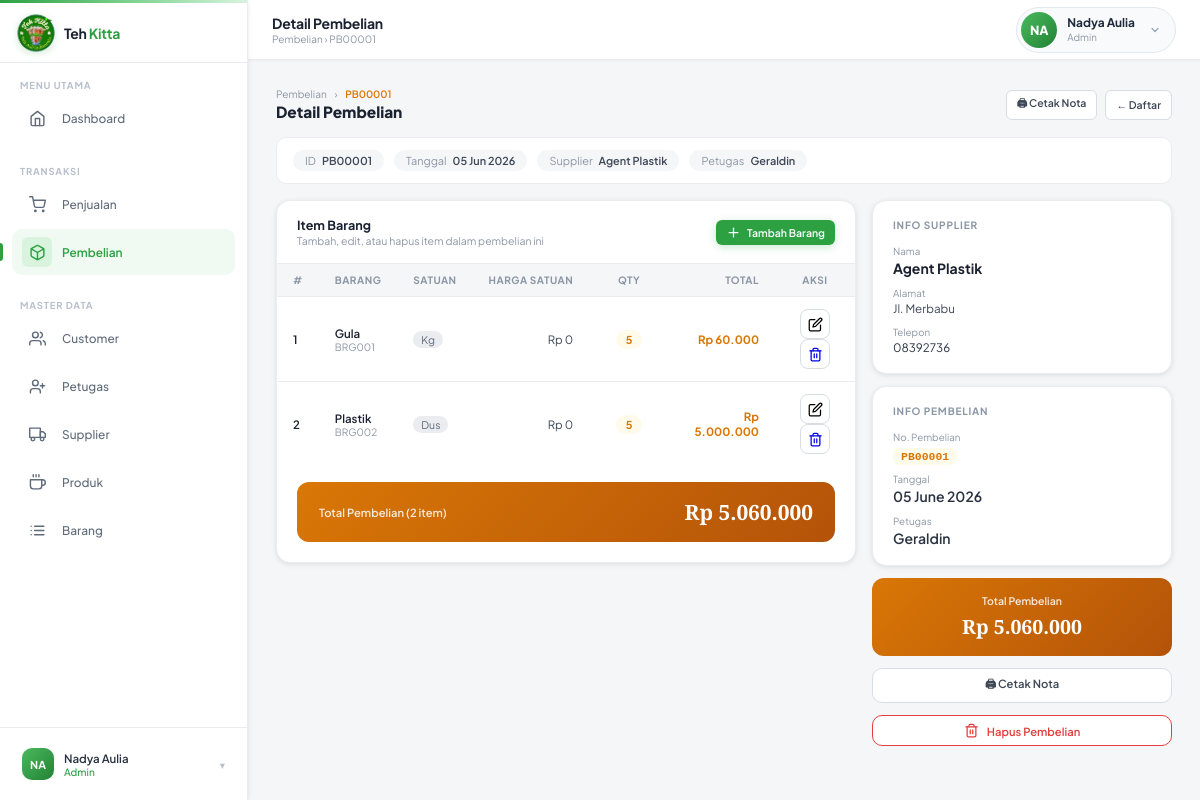
Page /pembelian/detail.php?id=PB00001 (signed in) on the committed database.
### tables this page shows
CREATE TABLE `pembelian` (
  `id_pembelian` varchar(10) NOT NULL,
  `id_supplier` varchar(10) NOT NULL,
  `id_petugas` varchar(10) NOT NULL,
  `tanggal` date DEFAULT NULL,
  `sub_total` decimal(15,2) DEFAULT NULL
);

CREATE TABLE `supplier` (
  `id_supplier` varchar(10) NOT NULL,
  `nama_supplier` varchar(20) NOT NULL,
  `alamat` varchar(50) DEFAULT NULL,
  `no_telepon` varchar(15) DEFAULT NULL
);

CREATE TABLE `petugas` (
  `id_petugas` varchar(10) NOT NULL,
  `nama_petugas` varchar(20) DEFAULT NULL
);

CREATE TABLE `detail_pembelian` (
  `id_pembelian` varchar(10) NOT NULL,
  `id_barang` varchar(10) NOT NULL,
  `qty` int(11) DEFAULT NULL,
  `harga_total` decimal(15,2) DEFAULT NULL
);

CREATE TABLE `barang` (
  `id_barang` varchar(10) NOT NULL,
  `nama_barang` varchar(20) NOT NULL,
  `satuan` varchar(10) DEFAULT NULL,
  `harga_satuan` decimal(15,0) NOT NULL
);

### pembelian/detail.php (the view, shortened to what this page needs)
<?php
require_once '../koneksi.php';
$id = mysqli_real_escape_string($koneksi, $_GET['id'] ?? '');
$pembelian = mysqli_fetch_assoc(mysqli_query($koneksi, "
    SELECT p.*, s.nama_supplier, s.alamat, s.no_telepon, pt.nama_petugas
    FROM pembelian p
    LEFT JOIN supplier s  ON p.id_supplier = s.id_supplier
    LEFT JOIN petugas  pt ON p.id_petugas  = pt.id_petugas
    WHERE p.id_pembelian = '$id'
"));
$details = mysqli_query($koneksi, "
    SELECT dp.*, b.nama_barang, b.satuan, b.harga_satuan
    FROM detail_pembelian dp
    LEFT JOIN barang b ON dp.id_barang = b.id_barang
    WHERE dp.id_pembelian = '$id'
    ORDER BY b.nama_barang
");
include '../layouts/header.php';
?>
<div class="page-content active">
  <div style="display:flex;align-items:center;justify-content:space-between;margin-bottom:16px;flex-wrap:wrap;gap:10px;">
    <div>
      <div style="font-size:.72rem;color:var(--gray-400);margin-bottom:2px;">
        <a href="index.php" style="text-decoration:none;color:var(--gray-400);">Pembelian</a>
        <span style="margin:0 6px;">›</span>
        <span style="color:var(--warning);font-weight:600;"><?= htmlspecialchars($id) ?></span>
      </div>
      <h2 style="font-size:1.1rem;font-weight:800;color:var(--gray-800);">Detail Pembelian</h2>
    </div>
    <div style="display:flex;gap:8px;flex-wrap:wrap;">
      <a href="../laporan/cetak_pembelian.php?id=<?= $id ?>" target="_blank"
         class="btn btn-outline btn-sm" style="text-decoration:none;">🖨 Cetak Nota</a>
      <a href="index.php" class="btn btn-outline btn-sm" style="text-decoration:none;">← Daftar</a>
    </div>
  </div>
  <div class="info-bar">
    <div class="info-chip"><span class="label">ID</span><?= htmlspecialchars($id) ?></div>
    <div class="info-chip"><span class="label">Tanggal</span><?= date('d M Y', strtotime($pembelian['tanggal'])) ?></div>
    <div class="info-chip"><span class="label">Supplier</span><?= htmlspecialchars($pembelian['nama_supplier'] ?? '-') ?></div>
    <div class="info-chip"><span class="label">Petugas</span><?= htmlspecialchars($pembelian['nama_petugas'] ?? '-') ?></div>
  </div>
  <div style="display:grid;grid-template-columns:1fr 300px;gap:16px;align-items:start;">
    <div class="card">
      <div class="card-header">
        <div>
          <div class="card-title">Item Barang</div>
          <div class="card-subtitle">Tambah, edit, atau hapus item dalam pembelian ini</div>
        </div>
        <button onclick="openModal('modalTambah')" class="btn btn-primary btn-sm">
          <svg viewBox="0 0 24 24" fill="none" stroke="currentColor" stroke-width="2" stroke-linecap="round" stroke-linejoin="round" width="15" height="15"><line x1="12" y1="5" x2="12" y2="19"/><line x1="5" y1="12" x2="19" y2="12"/></svg> Tambah Barang
        </button>
      </div>
      <div class="table-wrap">
        <table>
          <thead>
            <tr>
              <th>#</th>
              <th>Barang</th>
              <th>Satuan</th>
              <th style="text-align:right">Harga Satuan</th>
              <th style="text-align:center;width:80px">Qty</th>
              <th style="text-align:right">Total</th>
              <th style="text-align:center;width:80px">Aksi</th>
            </tr>
          </thead>
          <tbody id="detailTbody">
          <?php
          $no        = 1;
          $total_row = 0;
          while ($d = mysqli_fetch_assoc($details)):
            $total_row++;
          ?>
            <tr id="tr-<?= htmlspecialchars($d['id_barang']) ?>">
              <td><?= $no++ ?></td>
              <td>
                <div style="font-weight:600;color:var(--gray-800);"><?= htmlspecialchars($d['nama_barang']) ?></div>
                <div style="font-size:.72rem;color:var(--gray-400);"><?= htmlspecialchars($d['id_barang']) ?></div>
              </td>
              <td>
                <span style="background:var(--gray-100);color:var(--gray-500);padding:2px 8px;border-radius:var(--radius-full);font-size:.75rem;">
                  <?= htmlspecialchars($d['satuan'] ?? '-') ?>
                </span>
              </td>
              <td style="text-align:right;color:var(--gray-600);">
                Rp <?= number_format($d['harga_satuan'], 0, ',', '.') ?>
              </td>
              <td style="text-align:center;">
                <span class="badge-warning"><?= $d['qty'] ?></span>
              </td>
              <td style="text-align:right;font-weight:700;color:var(--warning);">
                Rp <?= number_format($d['harga_total'], 0, ',', '.') ?>
              </td>
              <td style="text-align:center;">
                <button
                  class="btn-icon edit"
                  title="Edit item"
                  onclick="openEdit(
                    '<?= htmlspecialchars($d['id_barang']) ?>',
                    '<?= htmlspecialchars($d['nama_barang']) ?>',
                    '<?= htmlspecialchars($d['satuan'] ?? '') ?>',
                    <?= (int)$d['qty'] ?>,
                    <?= number_format($d['harga_satuan'], 2, '.', '') ?>
                  )"
                ><svg viewBox="0 0 24 24" fill="none" stroke="currentColor" stroke-width="2" stroke-linecap="round" stroke-linejoin="round" width="15" height="15"><path d="M11 4H4a2 2 0 0 0-2 2v14a2 2 0 0 0 2 2h14a2 2 0 0 0 2-2v-7"/><path d="M18.5 2.5a2.12 2.12 0 0 1 3 3L12 15l-4 1 1-4 9.5-9.5z"/></svg></button>
                <a href="detail.php?id=<?= $id ?>&hapus=<?= $d['id_barang'] ?>"
                   class="btn-icon danger"
                   title="Hapus item"
                   onclick="return confirm('Hapus item <?= htmlspecialchars(addslashes($d['nama_barang'])) ?>?')"
                ></a>
              </td>
            </tr>
          <?php endwhile; ?>
          </tbody>
        </table>
      </div>
      <div style="padding:0 20px 20px;">
        <div class="total-bar">
          <div class="label">Total Pembelian (<?= $total_row ?> item)</div>
          <div class="amount" id="grandTotal">
            Rp <?= number_format($pembelian['sub_total'], 0, ',', '.') ?>
          </div>
        </div>
      </div>
    </div>
    <div style="display:flex;flex-direction:column;gap:12px;">
      <div class="card" style="padding:18px 20px;">
        <div style="font-size:.72rem;font-weight:700;color:var(--gray-400);text-transform:uppercase;letter-spacing:.8px;margin-bottom:14px;">Info Supplier</div>
        <div style="display:flex;flex-direction:column;gap:10px;">
          <div>
            <div style="font-size:.7rem;color:var(--gray-400);margin-bottom:2px;">Nama</div>
            <div style="font-weight:700;color:var(--gray-800);"><?= htmlspecialchars($pembelian['nama_supplier'] ?? '-') ?></div>
          </div>
          <?php if (!empty($pembelian['alamat'])): ?>
          <div>
            <div style="font-size:.7rem;color:var(--gray-400);margin-bottom:2px;">Alamat</div>
            <div style="font-size:.83rem;color:var(--gray-600);"><?= htmlspecialchars($pembelian['alamat']) ?></div>
          </div>
          <?php endif; ?>
          <?php if (!empty($pembelian['no_telepon'])): ?>
          <div>
            <div style="font-size:.7rem;color:var(--gray-400);margin-bottom:2px;">Telepon</div>
            <div style="font-size:.83rem;"><?= htmlspecialchars($pembelian['no_telepon']) ?></div>
          </div>
          <?php endif; ?>
        </div>
      </div>
      <div class="card" style="padding:18px 20px;">
        <div style="font-size:.72rem;font-weight:700;color:var(--gray-400);text-transform:uppercase;letter-spacing:.8px;margin-bottom:14px;">Info Pembelian</div>
        <div style="display:flex;flex-direction:column;gap:10px;">
          <div>
            <div style="font-size:.7rem;color:var(--gray-400);margin-bottom:2px;">No. Pembelian</div>
            <code style="font-size:.82rem;font-weight:700;color:var(--warning);background:#fffbeb;padding:2px 8px;border-radius:6px;"><?= $id ?></code>
          </div>
          <div>
            <div style="font-size:.7rem;color:var(--gray-400);margin-bottom:2px;">Tanggal</div>
            <div style="font-weight:600;"><?= date('d F Y', strtotime($pembelian['tanggal'])) ?></div>
          </div>
          <div>
            <div style="font-size:.7rem;color:var(--gray-400);margin-bottom:2px;">Petugas</div>
            <div style="font-weight:600;"><?= htmlspecialchars($pembelian['nama_petugas'] ?? '-') ?></div>
          </div>
        </div>
      </div>
      <div style="padding:16px 18px;background:linear-gradient(135deg,#d97706,#b45309);border-radius:12px;text-align:center;color:#fff;">
        <div style="font-size:.75rem;font-weight:600;opacity:.85;margin-bottom:6px;">Total Pembelian</div>
        <div style="font-size:1.4rem;font-weight:800;font-family:'Instrument Serif',serif;" id="sideTotal">
          Rp <?= number_format($pembelian['sub_total'], 0, ',', '.') ?>
        </div>
      </div>
      <a href="../laporan/cetak_pembelian.php?id=<?= $id ?>" target="_blank"
         class="btn btn-outline" style="text-decoration:none;display:flex;align-items:center;justify-content:center;gap:8px;">
        🖨 Cetak Nota
      </a>
      <a href="hapus.php?id=<?= $id ?>"
         class="btn btn-outline" style="text-decoration:none;display:flex;align-items:center;justify-content:center;gap:8px;color:var(--danger);border-color:var(--danger);"
         onclick="return confirm('Hapus seluruh pembelian <?= $id ?>? Semua item akan ikut terhapus.')">
        Hapus Pembelian
      </a>
    </div>
  </div>
</div>
<?php include '../layouts/footer.php'; ?>

### style.css (style rules this page uses)
:root { --white: #ffffff; --off-white: #f8f9fa; --gray-50: #f4f6f8; --gray-100: #eaecef; --gray-200: #d8dde3; --gray-300: #b8c0cc; --gray-400: #8b96a5; --gray-500: #5f6b7a; --gray-600: #3d4756; --gray-700: #2a3341; --gray-800: #1a2130; --gray-900: #0f1623; --green-50: #f0faf2; --green-100: #d8f3de; --green-200: #aee5ba; --green-300: #78d08a; --green-400: #4aba5e; --green-500: #2da042; --green-600: #228234; --green-700: #1a6328; --accent: #2da042; --accent-light:#f0faf2; --accent-mid: #aee5ba; --danger: #e53e3e; --danger-light:#fff5f5; --warning: #d97706; --warning-light:#fffbeb; --info: #2b6cb0; --info-light: #ebf8ff; --shadow-xs: 0 1px 2px rgba(0,0,0,0.05); --shadow-sm: 0 1px 4px rgba(0,0,0,0.07), 0 2px 8px rgba(0,0,0,0.04); --shadow-md: 0 4px 12px rgba(0,0,0,0.08), 0 2px 4px rgba(0,0,0,0.04); --shadow-lg: 0 8px 28px rgba(0,0,0,0.1), 0 4px 10px rgba(0,0,0,0.06); --shadow-xl: 0 20px 60px rgba(0,0,0,0.13), 0 8px 20px rgba(0,0,0,0.07); --radius-sm: 6px; --radius-md: 10px; --radius-lg: 14px; --radius-xl: 20px; --radius-full: 999px; --sidebar-w: 248px; --topbar-h: 60px; --transition: 0.2s ease; }
*, *::before, *::after { margin:0; padding:0; box-sizing:border-box; }
html { font-size: 14px; }
body { font-family: 'Plus Jakarta Sans', sans-serif; background: var(--gray-50); color: var(--gray-700); min-height: 100vh; display: flex; }
.page-content { padding: 28px 28px; display: none; animation: fadeSlide 0.3s ease; }
.page-content.active { display: block; }
.card { background: var(--white); border: 1px solid var(--gray-100); border-radius: var(--radius-lg); box-shadow: var(--shadow-sm); overflow: hidden; }
.card-header { padding: 16px 20px; border-bottom: 1px solid var(--gray-100); display: flex; align-items: center; justify-content: space-between; gap: 12px; flex-wrap: wrap; }
.card-title { font-size: 0.9rem; font-weight: 700; color: var(--gray-800); }
.card-subtitle { font-size: 0.75rem; color: var(--gray-400); margin-top: 1px; }
.btn { display: inline-flex; align-items: center; gap: 6px; padding: 7px 14px; border-radius: var(--radius-md); font-family: 'Plus Jakarta Sans', sans-serif; font-size: 0.8rem; font-weight: 600; cursor: pointer; border: none; transition: all var(--transition); white-space: nowrap; text-decoration: none; }
.btn-primary { background: var(--accent); color: white; box-shadow: 0 2px 8px rgba(45,160,66,0.25); }
.btn-outline { background: var(--white); color: var(--gray-600); border: 1px solid var(--gray-200); }
.btn-sm { padding: 5px 10px; font-size: 0.75rem; border-radius: var(--radius-sm); }
.table-wrap { overflow-x: auto; }
table { width: 100%; border-collapse: collapse; }
thead tr { background: var(--gray-50); }
th { padding: 10px 16px; text-align: left; font-size: 0.72rem; font-weight: 700; letter-spacing: 0.5px; text-transform: uppercase; color: var(--gray-400); border-bottom: 1px solid var(--gray-100); white-space: nowrap; cursor: pointer; user-select: none; transition: color var(--transition); }
tbody tr { border-bottom: 1px solid var(--gray-100); transition: background var(--transition); cursor: pointer; }
tbody tr:last-child { border-bottom: none; }
td { padding: 12px 16px; font-size: 0.82rem; color: var(--gray-600); vertical-align: middle; }
td:first-child { font-weight: 600; color: var(--gray-800); }

### pembelian/detail.php (style rules this page uses)
.info-bar { display:flex;flex-wrap:wrap;gap:10px; padding:12px 16px;background:var(--white);border:1.5px solid var(--gray-100); border-radius:10px;margin-bottom:16px; }
.info-chip { display:flex;align-items:center;gap:6px; padding:4px 12px;border-radius:var(--radius-full);background:var(--gray-50); font-size:.78rem;font-weight:600;color:var(--gray-600); }
.info-chip .label { font-weight:400;color:var(--gray-400); }
.btn-icon { width:30px;height:30px;border-radius:8px;border:1px solid var(--gray-200); background:var(--white);cursor:pointer;display:inline-flex;align-items:center; justify-content:center;font-size:.85rem;transition:all .15s; }
.total-bar { padding:16px 22px; background:linear-gradient(135deg,#d97706 0%,#b45309 100%); border-radius:12px;display:flex;align-items:center;justify-content:space-between; color:#fff;margin-top:16px; }
.total-bar .label { font-size:.8rem;font-weight:600;opacity:.85; }
.total-bar .amount { font-size:1.5rem;font-weight:800;font-family:'Instrument Serif',serif; }
.badge-warning { background:#fffbeb;color:var(--warning); padding:3px 10px;border-radius:var(--radius-full);font-size:.78rem;font-weight:700; }

### rows in the picture
pembelian: tanggal "05 Jun 2026", id_supplier.nama_supplier "Agent Plastik", id_petugas.nama_petugas "Geraldin", sub_total "5.060.000", id_supplier.alamat "Jl. Merbabu", id_supplier.no_telepon "08392736", tanggal "05 June 2026"
detail_pembelian: id_barang.nama_barang "Gula", id_barang "BRG001", id_barang.satuan "Kg", id_barang.harga_satuan "0", qty "5", harga_total "60.000"
detail_pembelian: id_barang.nama_barang "Plastik", id_barang "BRG002", id_barang.satuan "Dus", id_barang.harga_satuan "0", qty "5", harga_total "5.000.000"

### other values in the picture
$inisial "NA"
$user_nama "Nadya Aulia"
$user_role "Admin"
$id "PB00001"
$total_row "2"
